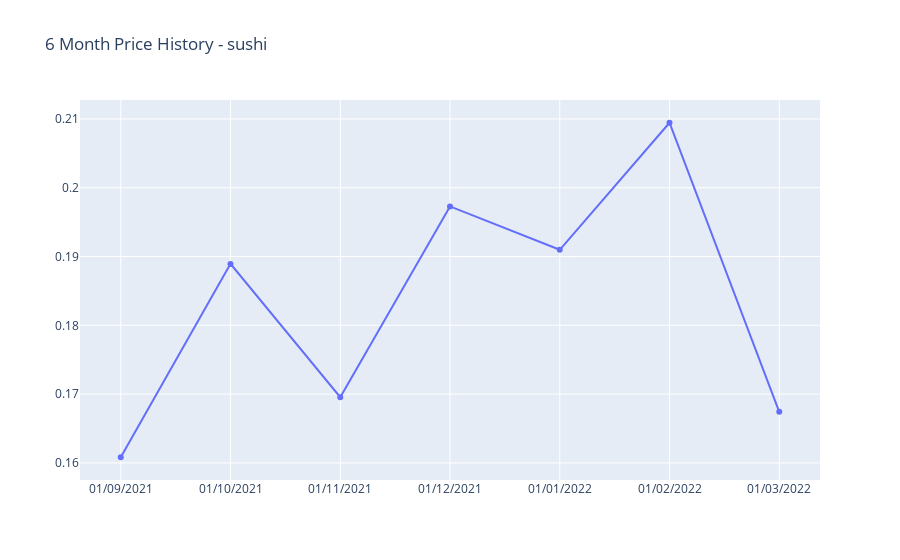

Notebook cell for this chart:
### Code cell
#individual plot of sentinment analysis
xAxis = []
yAxis = []

for date in timeSplitDataNetScore:
    xAxis.append("01/" + date)
    yAxis.append(timeSplitDataNetScore[date])

fig2 = go.Figure()

fig2.add_trace(go.Line(x=xAxis, y=yAxis, name=('Twitter {} CryptoCurrency Sentiment Analysis').format(search_term)))

fig2.update_layout(title_text=('6 Month Sentiment - {}').format(search_term))

# plt.plot(xAxis,yAxis, color='red', marker='o')
# plt.title(('Twitter {} CryptoCurrency Sentiment Analysis').format(search_term))
# plt.xlabel('Month')
# plt.xticks(rotation=45)
# plt.ylabel('Net Sentiment')
# plt.show()

### Figure 1 — Plotly figure (JSON) as saved in the notebook; plotly's stock layout.template omitted (floating-point values rounded to 4 significant figures)
{"data": [{"name": "Twitter sushi CryptoCurrency Sentiment Analysis", "type": "scatter", "x": ["01/09/2021", "01/10/2021", "01/11/2021", "01/12/2021", "01/01/2022", "01/02/2022", "01/03/2022"], "y": [0.1608, 0.1889, 0.1695, 0.1973, 0.191, 0.2094, 0.1674]}], "layout": {"title": {"text": "6 Month Price History - sushi"}}}
